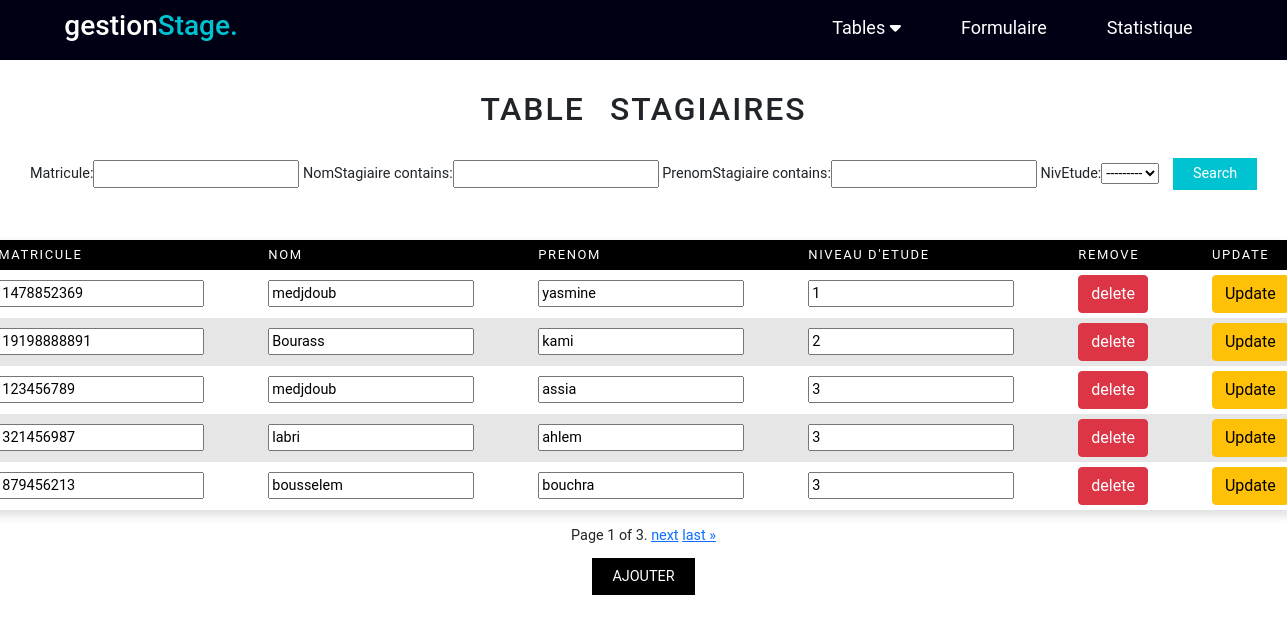
/stagiaire/, run on an earlier commit of the app's database.
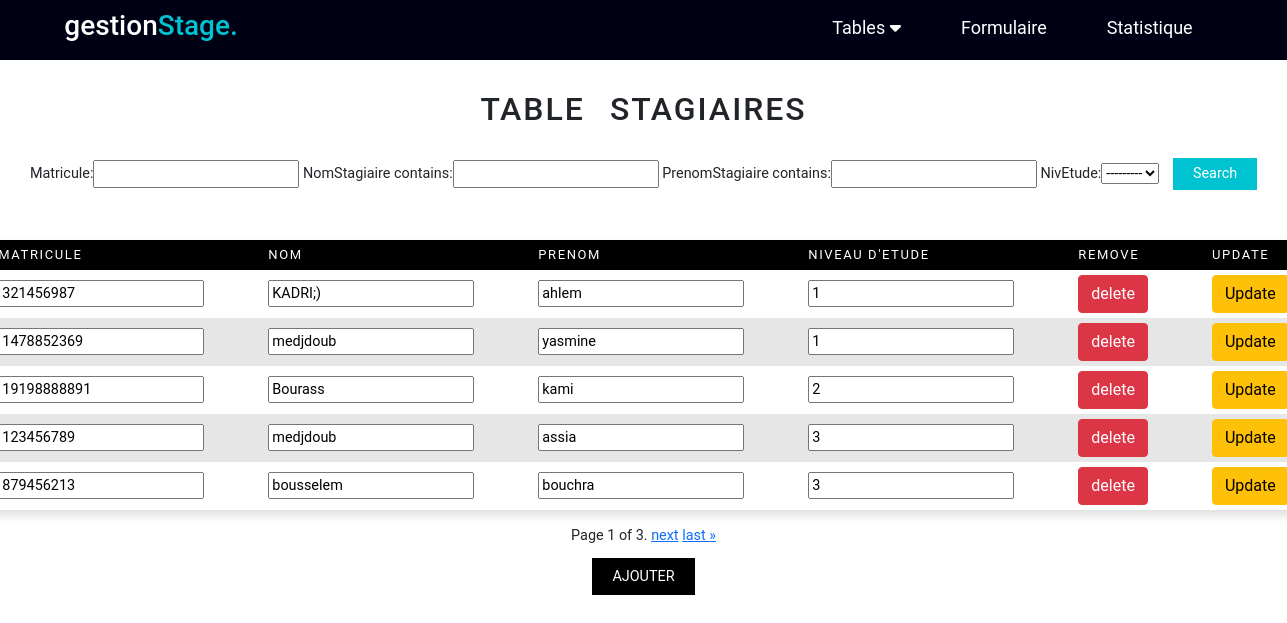
And on a later commit of the database.
### AppGestion/models.py (models this page shows, shortened)
class Stagiaire (models.Model):
    matricule= models.IntegerField(primary_key=True)
    NomStagiaire=models.CharField(max_length=15)
    PrenomStagiaire=models.CharField(max_length=30)
    NivEtude=models.IntegerField(choices=NIV_ETUDE)
    class Meta:
        ordering = ['NivEtude']

### AppGestion/views.py (the view)
# urls.py: path('stagiaire/',views.stagiaire,name='stagiaire'),
def stagiaire (request):
    stagiaires=Stagiaire.objects.all()
    myFilter1 =StagaireFilter(request.GET, queryset=stagiaires)
    stagiaires=myFilter1.qs
    paginator= Paginator(stagiaires,5)
    page_number=request.GET.get('page')
    stagiaires=paginator.get_page(page_number)
    if request.method=="POST":
        formStagiaire =StagiaireForm(data=request.POST)
        if formStagiaire.is_valid():
            formStagiaire.save()
            return redirect("stagiaire")
    else:
        formStagiaire=StagiaireForm
    return render(request,'stagiaire.html',{'stagiaire':stagiaires,'myFilter1':myFilter1,'formStagiaire':formStagiaire})

### AppGestion/templates/stagiaire.html (shortened to what this page needs)
<!DOCTYPE html>
<html lang="en">
<head>
    <link href="https://cdn.jsdelivr.net/npm/bootstrap@5.1.3/dist/css/bootstrap.min.css" rel="stylesheet"
>
    <link rel="stylesheet" href="https://cdnjs.cloudflare.com/ajax/libs/font-awesome/6.0.0-beta3/css/all.min.css" />
    <link rel="stylesheet" href="/static/style.css">
</head>
<body>
<header>
  <div class="menu_bar">
    <h1 class="logo">gestion<span>Stage.</span></h1>
    <ul >
      <li ><a  href="">Tables <i class="fas fa-caret-down"></i></a>
      </li>
      <li ><a  href="{% url 'formulaireStage'%}">Formulaire</a></li>
      <li ><a  href="#">Statistique</a> </li>
    </ul>
  </div>
</header>
<div class="contenue">
    <h2>table stagiaires</h2>
    <div class="filtrage">
    <form action="" methode="get">
      {{myFilter1.form}}
      <button class="button" type="submit"> Search </button>
    </form>
   </div>
    <table >
      <thead>
        <tr>
          <th>Matricule</th>
          <th>Nom </th>
          <th>Prenom </th>
          <th>Niveau d'etude</th>
          <th>Remove</th>
          <th>Update</th>
        </tr>
      </thead>
        {% for p in stagiaire %}
        <tr>
        <form method ="POST" action="/Update_Stagiaire/{{p.matricule}}/">
            <td><input type= "text" name="matricule" value={{p.matricule}} readonly>  </td>
            <td><input type= "text" name="NomStagiaire" value={{p.NomStagiaire}}></td>
            <td><input type= "text" name="PrenomStagiaire" value={{p.PrenomStagiaire}}></td>
            <td><input type= "text" name="NivEtude" value={{p.NivEtude}}></td>
         <td> <a href="{% url 'delete_Stagaire' p.matricule %}"  class="btn btn-danger"> delete </a> </td>
         <td> <input type="submit" value="Update" class="btn btn-warning"></td>
        </form>
      </tr>
        {% endfor %}
      </table>
      <div class="pagination">
        <span class="step-links">
            <span class="current">
                Page {{ stagiaire.number }} of {{ stagiaire.paginator.num_pages }}.
            </span>
            {% if stagiaire.has_next %}
                <a href="?page={{ stagiaire.next_page_number }}">next</a>
                <a href="?page={{ stagiaire.paginator.num_pages }}">last &raquo;</a>
            {% endif %}
        </span>
    </div>
    <div class="wrapper">
      <a href="#ajout-stagiaire">Ajouter</a>
    </div>
</div>
</body>
</html>

What changed in the data, as far as the page shows it:
changed Stagiaire "ahlem": NomStagiaire "labri" → "KADRI;)"; NivEtude "3" → "1"; moves up the list
